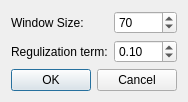
<?xml version="1.0" encoding="UTF-8"?>
<ui version="4.0">
 <class>GuidedFilterDialog</class>
 <widget class="QDialog" name="GuidedFilterDialog">
  <property name="geometry">
   <rect>
    <x>0</x>
    <y>0</y>
    <width>240</width>
    <height>111</height>
   </rect>
  </property>
  <property name="windowTitle">
   <string>Guided Filter</string>
  </property>
  <layout class="QGridLayout" name="gridLayout">
   <property name="sizeConstraint">
    <enum>QLayout::SetFixedSize</enum>
   </property>
   <item row="0" column="0">
    <widget class="QLabel" name="label">
     <property name="text">
      <string>Window Size:</string>
     </property>
    </widget>
   </item>
   <item row="0" column="1">
    <widget class="QSpinBox" name="wsizeBox">
     <property name="value">
      <number>70</number>
     </property>
    </widget>
   </item>
   <item row="1" column="0">
    <widget class="QLabel" name="label_2">
     <property name="text">
      <string>Regulization term:</string>
     </property>
    </widget>
   </item>
   <item row="1" column="1">
    <widget class="QDoubleSpinBox" name="regularizationSpinBox">
     <property name="value">
      <double>0.100000000000000</double>
     </property>
    </widget>
   </item>
   <item row="2" column="0" colspan="2">
    <widget class="QDialogButtonBox" name="buttonBox">
     <property name="orientation">
      <enum>Qt::Horizontal</enum>
     </property>
     <property name="standardButtons">
      <set>QDialogButtonBox::Cancel|QDialogButtonBox::Ok</set>
     </property>
    </widget>
   </item>
  </layout>
 </widget>
 <resources/>
 <connections>
  <connection>
   <sender>buttonBox</sender>
   <signal>accepted()</signal>
   <receiver>GuidedFilterDialog</receiver>
   <slot>accept()</slot>
   <hints>
    <hint type="sourcelabel">
     <x>248</x>
     <y>254</y>
    </hint>
    <hint type="destinationlabel">
     <x>157</x>
     <y>274</y>
    </hint>
   </hints>
  </connection>
  <connection>
   <sender>buttonBox</sender>
   <signal>rejected()</signal>
   <receiver>GuidedFilterDialog</receiver>
   <slot>reject()</slot>
   <hints>
    <hint type="sourcelabel">
     <x>316</x>
     <y>260</y>
    </hint>
    <hint type="destinationlabel">
     <x>286</x>
     <y>274</y>
    </hint>
   </hints>
  </connection>
 </connections>
</ui>
